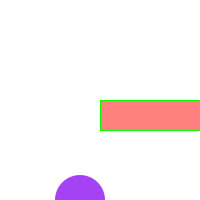
Frame 1 (no input)
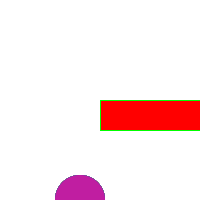
Frame 60 (the mouse pressed at the canvas centre just before this capture)
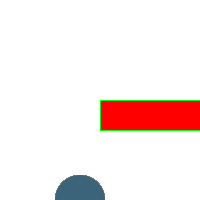
Frame 120 (the mouse held since frame 60 and released just before this capture)

The Processing sketch that drew these frames (run headless with seeded random() and noise(); from frame 60 on, the mouse is pressed at the canvas centre):

// Processing sketch: sketch_140305c
// ── sketch_140305c.pde

void setup(){
  size(200,200);
  background(255);
}

void draw(){
  
fill(random(256),random(256),random(256));
noStroke();
ellipse(80,200,50,50);

fill(255,0,0,128);
stroke(0,255,0);
rect(100,100,150,30);
}
